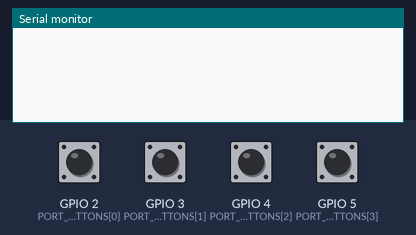
Bench run of a sketch on a simulated ESP32. Shown: the last lines printed to the serial monitor. The inputs (shaded band) are chosen by the test bench; at power-on: GPIO 2 (PORT_MULTI_BUTTONS[0]), GPIO 3 (PORT_MULTI_BUTTONS[1]), GPIO 4 (PORT_MULTI_BUTTONS[2]), GPIO 5 (PORT_MULTI_BUTTONS[3]) HIGH.

Above: at 1.2 s.
1.3 s: GPIO 2 (PORT_MULTI_BUTTONS[0]) pulled LOW for 0.15 s
At 1.9 s:
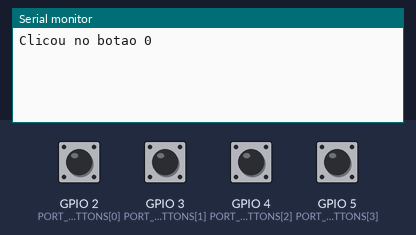
2.9 s: GPIO 3 (PORT_MULTI_BUTTONS[1]) pulled LOW for 0.15 s
At 4.2 s:
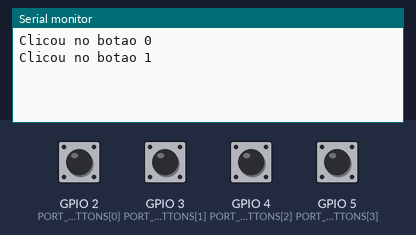
4.5 s: GPIO 4 (PORT_MULTI_BUTTONS[2]) pulled LOW for 0.15 s
At 5.5 s:
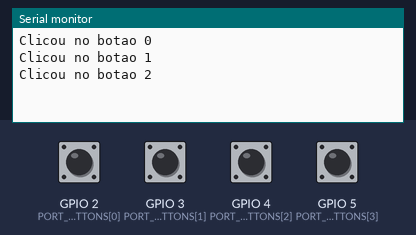
6.1 s: GPIO 5 (PORT_MULTI_BUTTONS[3]) pulled LOW for 0.15 s
At 6.8 s:
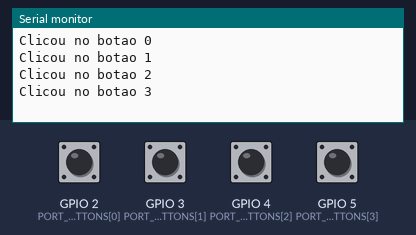
Timing chart, 0 to 8.7 s (numbered marks = the images above; inputs shaded):
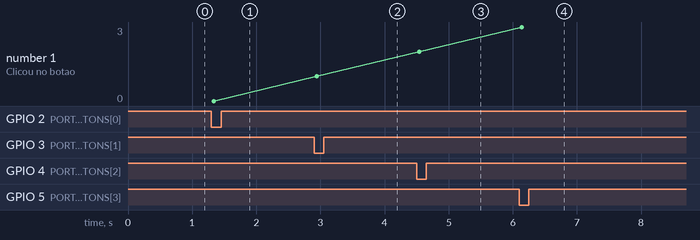

Measured:
- after the input at 1.3 s, the serial monitor: prints a new line at once (image 1)
- after the input at 2.9 s, the serial monitor: prints a new line at once (image 2)
- after the input at 4.5 s, the serial monitor: prints a new line at once (image 3)
- after the input at 6.1 s, the serial monitor: prints a new line at once (image 4)
- plotted number 1: 0 → 1 after the input at 2.9 s, 1 → 2 after the input at 4.5 s, 2 → 3 after the input at 6.1 s

The sketch:

varios_botoes.ino
```cpp
void setup() {
prepareMultiButton();

}

void loop() {
testMultiButton();

}
```

multButtons.ino
```cpp
/*
 * COMPONENTE MLTI BUTTONS
 * Utiliza Serial
*/
                                // 0 1 2 3
const byte PORT_MULTI_BUTTONS[] = {2,3,4,5};
#define SIZEOF_MULTI_BUTTONS   sizeof(PORT_MULTI_BUTTONS)/sizeof(byte)
boolean pressedMultiButton[SIZEOF_MULTI_BUTTONS];

/*
 *  Preparando o sistema
*/
void prepareMultiButton(){
    for(byte x = 0; x < SIZEOF_MULTI_BUTTONS; x++){
      pinMode(PORT_MULTI_BUTTONS[x], INPUT_PULLUP);
    }
}

/*
 * Monitora as portas configuras no componente identificando um clique
 * @return int
*/
int monitoringMultiButton(){
   for(byte x = 0; x < SIZEOF_MULTI_BUTTONS; x++){
      if(digitalRead(PORT_MULTI_BUTTONS[x]) == LOW && pressedMultiButton[x] == false){
        delay(40);
          if(digitalRead(PORT_MULTI_BUTTONS[x]) == LOW) {
              // Ação a ser executada após o clique
              pressedMultiButton[x] = true;
              return x;
          }
      }else{
        if(digitalRead(PORT_MULTI_BUTTONS[x]) == HIGH && pressedMultiButton[x] == true) {
          pressedMultiButton[x] = false;
        }
      }
   }
   return -1;
}

/*
 *  Evento de Test
*/
void testMultiButton(){
    switch(monitoringMultiButton()){
      case 0 :
            Serial.println("Clicou no botao 0");
      break;
      case 1 :
            Serial.println("Clicou no botao 1");
      break;
      case 2 :
            Serial.println("Clicou no botao 2");
      break;
      case 3 :
            Serial.println("Clicou no botao 3");
      break;
    }
}

/*
 *  Função Customizada
 *
*/
void customMultiButton(){
  switch(monitoringMultiButton()){
      case 0 :
            // Ação a ser controlada
      break;
    }
}
```

timeOver.ino
```cpp
/*
 *  COMPONENTE TIME OVER
*/

unsigned long currentTimeOver = 0;
int delayTimeOver = 1000;

/*
 *  Seta um novo valor para atualizar o tempo futuro já atualizando o tempo atual.
 *  newTime = (o tempo recebido deverá ser em milissegundos)
 *  isTime = true | false
*/
void prepareTimeOver(int newTime,boolean isTime){
  delayTimeOver = newTime;
  if(isTime){
    setCurrentTimeOver();
  }
}

/*
 *  Seta um novo valor para atualizar o tempo futuro
 *  (o tempo recebido deverá ser em milissegundos)
*/
void prepareTimeOver(int newTime){
  delayTimeOver = newTime;
}

/*
 *  Utiliza como tempo o valor definido na inicialização
*/
void prepareTimeOver(){}

/*
 *  Atualiza o Tempo Corrido para o tempo futuro
*/
void setCurrentTimeOver(){
   currentTimeOver = millis() + delayTimeOver;
}

/*
 * Retorno o valor atual do tempo corrido.
*/
unsigned long getCurrentTimeOver(){
   return currentTimeOver;
}

/*
 * Retorna se o parâmetro informado na inicialização passou
 * @return true | false
*/
boolean monitoringTimeOver(){
  if(timeIsOver(currentTimeOver)){
    setCurrentTimeOver();
    return true;
  }
  return false;
}

/*
 * Retorna se o tempo informado no parâmetro passou.
 * @return true | false
*/
boolean timeIsOver(unsigned long time){
  return (millis() > time) ? true : false;
}
```
